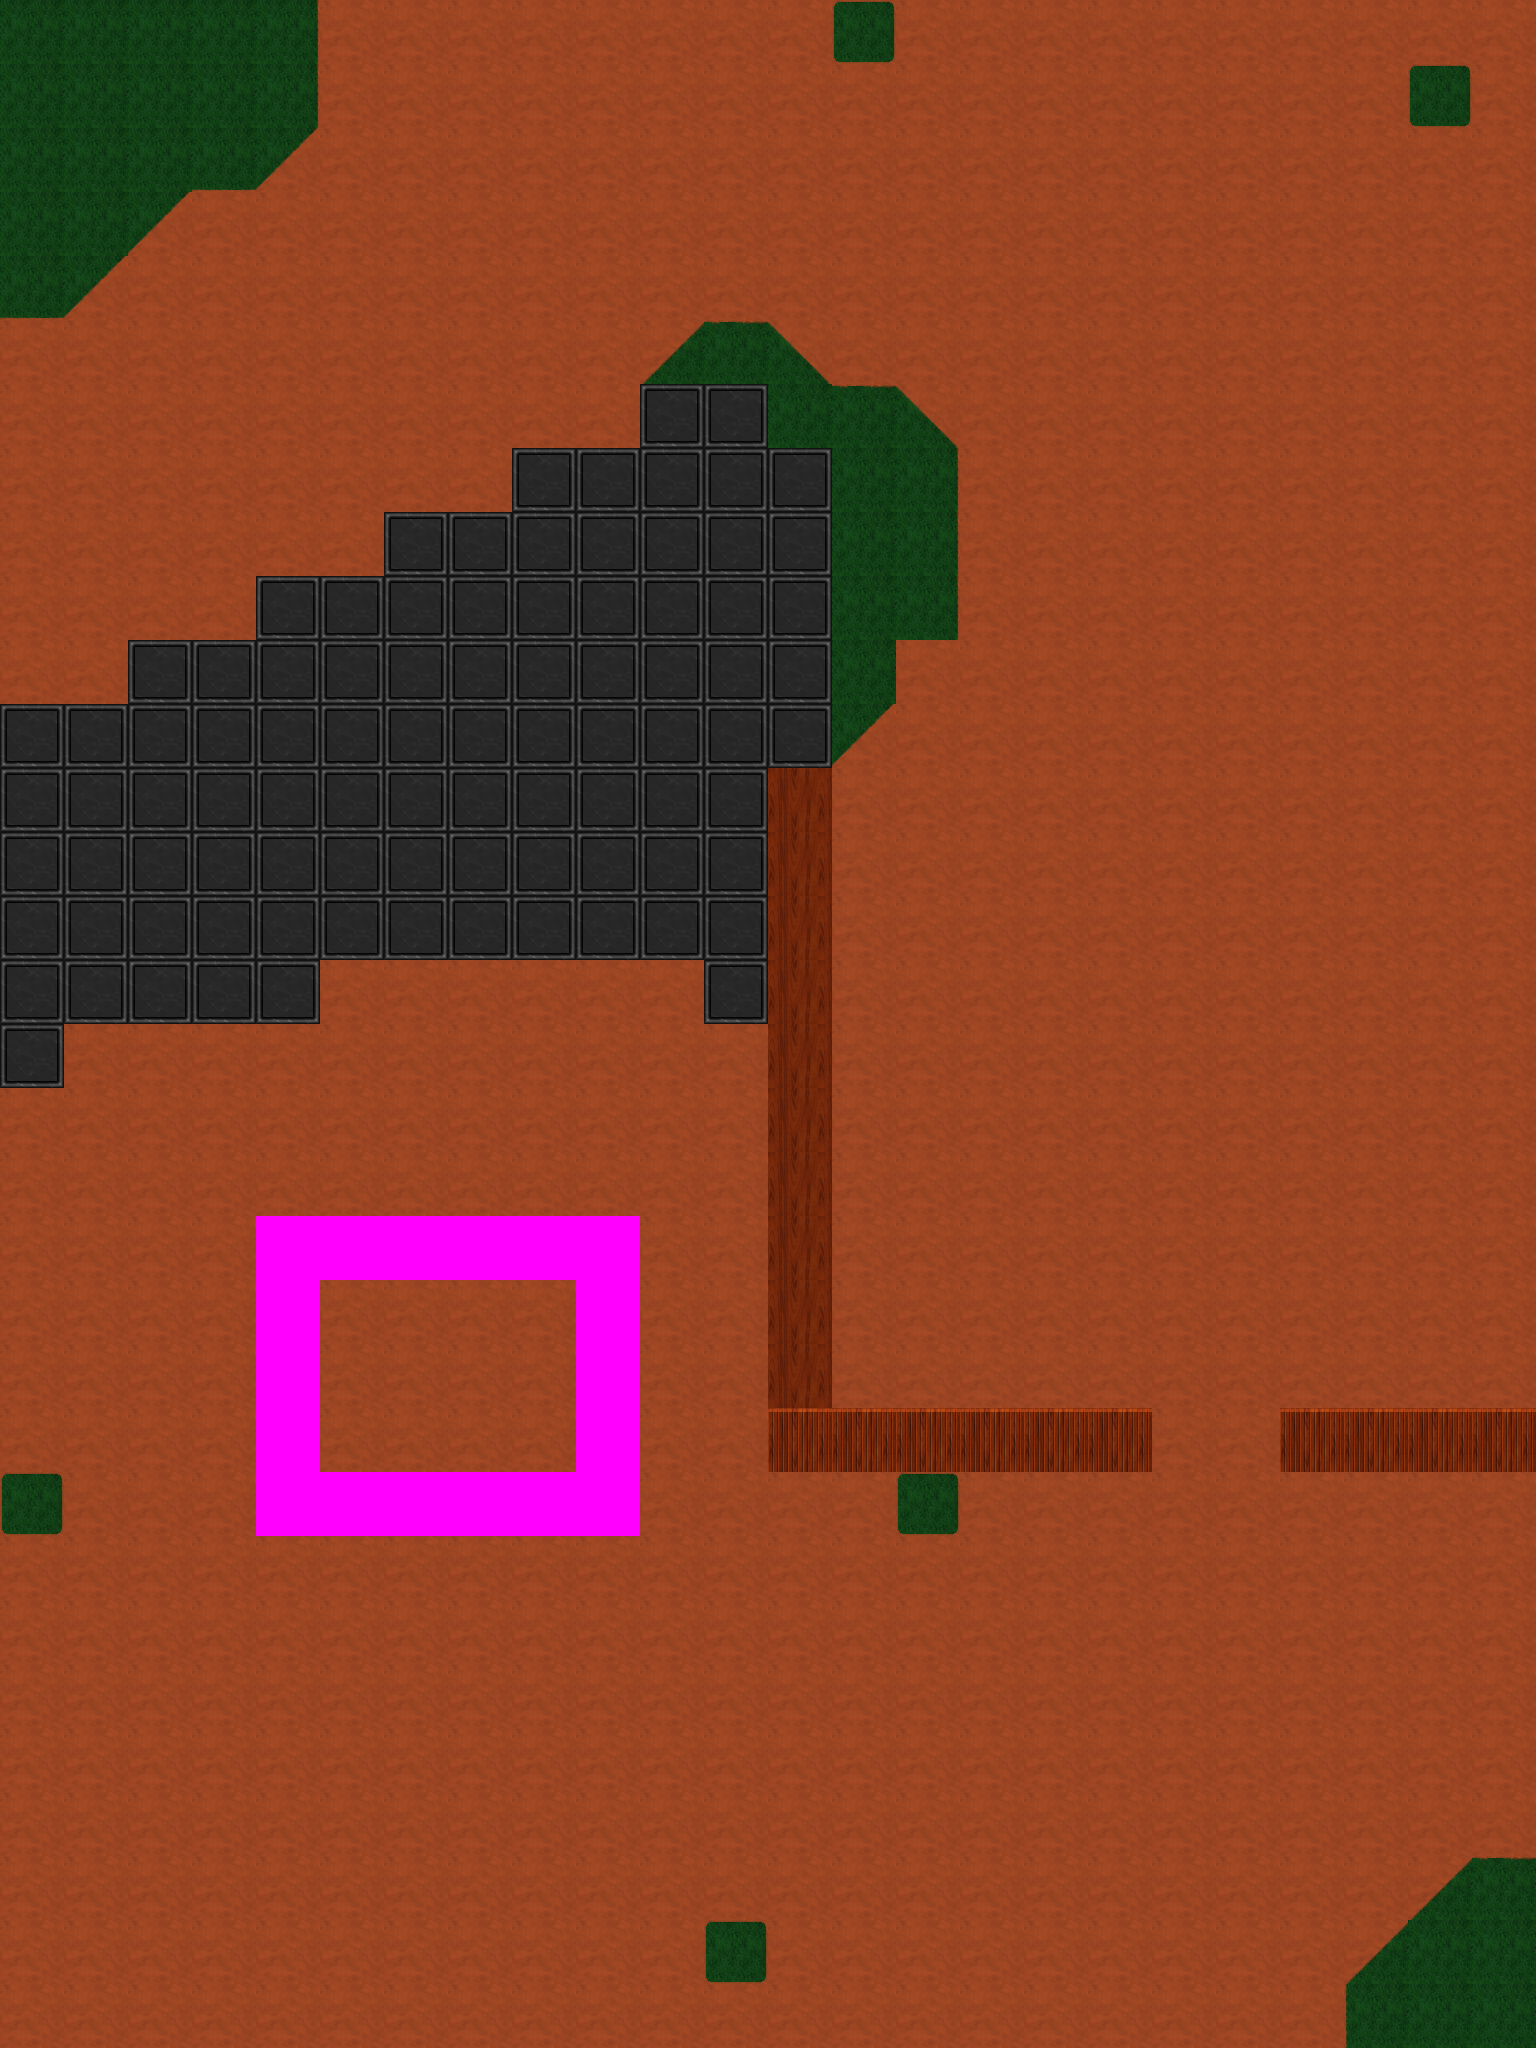

This is a level from a 2D game, rendered from its Tiled map with the project's own tilesets. A one-line summary and the map file follow, with tile-layer data summarised:
An orthogonal 24x32 tile map with 64x64 px tiles, 1 tile layer (Tile Layer 1) and 103 objects.

<map version="1.5" tiledversion="1.6.0" orientation="orthogonal" renderorder="right-down" width="24" height="32" tilewidth="64" tileheight="64" infinite="0" nextlayerid="14" nextobjectid="390">
 <editorsettings>
  <export target="map_o4.json" format="json" />
 </editorsettings>
 <tileset firstgid="1" name="tiles" tilewidth="64" tileheight="64" spacing="2" margin="1" tilecount="15" columns="3">
  <image source="tiles.png" width="198" height="330" />
  <tile id="0">
   <properties>
    <property name="collide" type="bool" value="false" />
   </properties>
  </tile>
  <tile id="1">
   <properties>
    <property name="collide" type="bool" value="false" />
   </properties>
  </tile>
  <tile id="2">
   <properties>
    <property name="collide" type="bool" value="false" />
   </properties>
  </tile>
  <tile id="3">
   <properties>
    <property name="collide" type="bool" value="false" />
   </properties>
  </tile>
  <tile id="4">
   <properties>
    <property name="collide" type="bool" value="false" />
   </properties>
  </tile>
  <tile id="5">
   <properties>
    <property name="collide" type="bool" value="false" />
   </properties>
  </tile>
  <tile id="6">
   <properties>
    <property name="collide" type="bool" value="false" />
   </properties>
  </tile>
  <tile id="7">
   <properties>
    <property name="collide" type="bool" value="false" />
   </properties>
  </tile>
  <tile id="8">
   <properties>
    <property name="collide" type="bool" value="false" />
   </properties>
  </tile>
  <tile id="9">
   <properties>
    <property name="collide" type="bool" value="false" />
   </properties>
  </tile>
  <tile id="10">
   <properties>
    <property name="collide" type="bool" value="false" />
   </properties>
  </tile>
  <tile id="11">
   <properties>
    <property name="collide" type="bool" value="false" />
   </properties>
  </tile>
  <tile id="12">
   <properties>
    <property name="collide" type="bool" value="true" />
   </properties>
  </tile>
  <tile id="13">
   <properties>
    <property name="collide" type="bool" value="true" />
   </properties>
  </tile>
  <tile id="14">
   <properties>
    <property name="collide" type="bool" value="true" />
   </properties>
  </tile>
 </tileset>
 <layer id="1" name="Tile Layer 1" width="24" height="32">
  <data>[768 cells, 768 non-empty, 14 distinct tile ids]</data>
 </layer>
 <objectgroup id="11" name="fireplaces">
  <object id="289" x="924.242" y="1315.15">
   <point />
  </object>
 </objectgroup>
 <objectgroup id="10" name="player">
  <object id="287" x="127.273" y="1939.39">
   <point />
  </object>
 </objectgroup>
 <objectgroup id="9" name="creatures">
  <object id="326" x="1342.42" y="1884.85">
   <point />
  </object>
  <object id="327" x="1251.52" y="1818.18">
   <point />
  </object>
  <object id="328" x="1303.03" y="1696.97">
   <point />
  </object>
  <object id="374" x="490.909" y="69.697">
   <point />
  </object>
  <object id="375" x="781.818" y="1666.67">
   <point />
  </object>
  <object id="376" x="818.182" y="1709.09">
   <point />
  </object>
  <object id="377" x="839.394" y="1766.67">
   <point />
  </object>
  <object id="378" x="536.364" y="993.939">
   <point />
  </object>
  <object id="379" x="666.667" y="987.879">
   <point />
  </object>
 </objectgroup>
 <objectgroup id="8" name="well">
  <object id="288" x="96.9697" y="536.364">
   <point />
  </object>
 </objectgroup>
 <objectgroup id="6" name="blood">
  <object id="315" x="569.697" y="230.303">
   <point />
  </object>
  <object id="316" x="366.667" y="200">
   <point />
  </object>
  <object id="317" x="254.545" y="296.97">
   <point />
  </object>
  <object id="318" x="436.364" y="406.061">
   <point />
  </object>
  <object id="319" x="1375.76" y="912.121">
   <point />
  </object>
  <object id="320" x="1181.82" y="848.485">
   <point />
  </object>
  <object id="321" x="1148.48" y="824.242">
   <point />
  </object>
  <object id="322" x="1090.91" y="427.273">
   <point />
  </object>
  <object id="323" x="1439.39" y="1521.21">
   <point />
  </object>
  <object id="324" x="1284.85" y="1512.12">
   <point />
  </object>
  <object id="325" x="1124.24" y="1548.48">
   <point />
  </object>
  <object id="386" x="1057.58" y="1830.3">
   <point />
  </object>
  <object id="387" x="1084.85" y="1854.55">
   <point />
  </object>
  <object id="388" x="1130.3" y="1806.06">
   <point />
  </object>
 </objectgroup>
 <objectgroup id="7" name="corpses">
  <object id="305" x="1463.64" y="1030.3">
   <point />
  </object>
  <object id="306" x="1021.21" y="809.091">
   <point />
  </object>
  <object id="307" x="1236.36" y="390.909">
   <point />
  </object>
  <object id="308" x="303.03" y="181.818">
   <point />
  </object>
  <object id="309" x="933.333" y="387.879">
   <point />
  </object>
  <object id="310" x="715.152" y="75.7576">
   <point />
  </object>
  <object id="311" x="303.03" y="493.939">
   <point />
  </object>
  <object id="312" x="451.515" y="293.939">
   <point />
  </object>
  <object id="313" x="666.667" y="281.818">
   <point />
  </object>
  <object id="314" x="560.606" y="148.485">
   <point />
  </object>
  <object id="389" x="1093.94" y="1815.15">
   <point />
  </object>
 </objectgroup>
 <objectgroup id="2" name="trees">
  <object id="294" x="936.364" y="951.515">
   <point />
  </object>
  <object id="295" x="1072.73" y="1000">
   <point />
  </object>
  <object id="296" x="1300" y="781.818">
   <point />
  </object>
  <object id="297" x="1006.06" y="612.121">
   <point />
  </object>
  <object id="298" x="1303.03" y="500">
   <point />
  </object>
  <object id="299" x="1127.27" y="139.394">
   <point />
  </object>
  <object id="300" x="454.545" y="969.697">
   <point />
  </object>
  <object id="301" x="172.727" y="1078.79">
   <point />
  </object>
  <object id="302" x="651.515" y="1269.7">
   <point />
  </object>
  <object id="303" x="372.727" y="1293.94">
   <point />
  </object>
  <object id="304" x="157.576" y="1530.3">
   <point />
  </object>
  <object id="365" x="463.636" y="1209.09">
   <point />
  </object>
  <object id="381" x="1263.64" y="933.333">
   <point />
  </object>
  <object id="382" x="1206.06" y="669.697">
   <point />
  </object>
  <object id="383" x="890.909" y="684.848">
   <point />
  </object>
 </objectgroup>
 <objectgroup id="12" name="glows">
  <object id="290" x="1557.58" y="-30.303">
   <properties>
    <property name="intensity" type="float" value="3" />
    <property name="r" type="int" value="600" />
   </properties>
   <point />
  </object>
  <object id="291" x="318.182" y="954.545">
   <properties>
    <property name="intensity" type="float" value="2.5" />
    <property name="r" type="int" value="400" />
   </properties>
   <point />
  </object>
 </objectgroup>
 <objectgroup id="4" name="flower1">
  <object id="329" x="193.939" y="1715.15">
   <point />
  </object>
  <object id="330" x="387.879" y="1893.94">
   <point />
  </object>
  <object id="331" x="536.364" y="1821.21">
   <point />
  </object>
  <object id="332" x="384.848" y="1663.64">
   <point />
  </object>
  <object id="333" x="896.97" y="1675.76">
   <point />
  </object>
  <object id="334" x="684.848" y="1536.36">
   <point />
  </object>
  <object id="335" x="1327.27" y="1887.88">
   <point />
  </object>
  <object id="336" x="1424.24" y="1578.79">
   <point />
  </object>
  <object id="337" x="1069.7" y="1612.12">
   <point />
  </object>
  <object id="338" x="939.394" y="1154.55">
   <point />
  </object>
  <object id="339" x="1357.58" y="1245.45">
   <point />
  </object>
  <object id="340" x="1445.45" y="1139.39">
   <point />
  </object>
  </objectgroup>
 <objectgroup id="5" name="flower2">
  <!-- 8 objects omitted --></objectgroup>
 <objectgroup id="3" name="flower3">
  <!-- 21 objects omitted --></objectgroup>
 <objectgroup id="13" name="monstrosities">
  <!-- 3 objects omitted --></objectgroup>
</map>
<!-- 37 of 103 objects omitted -->
